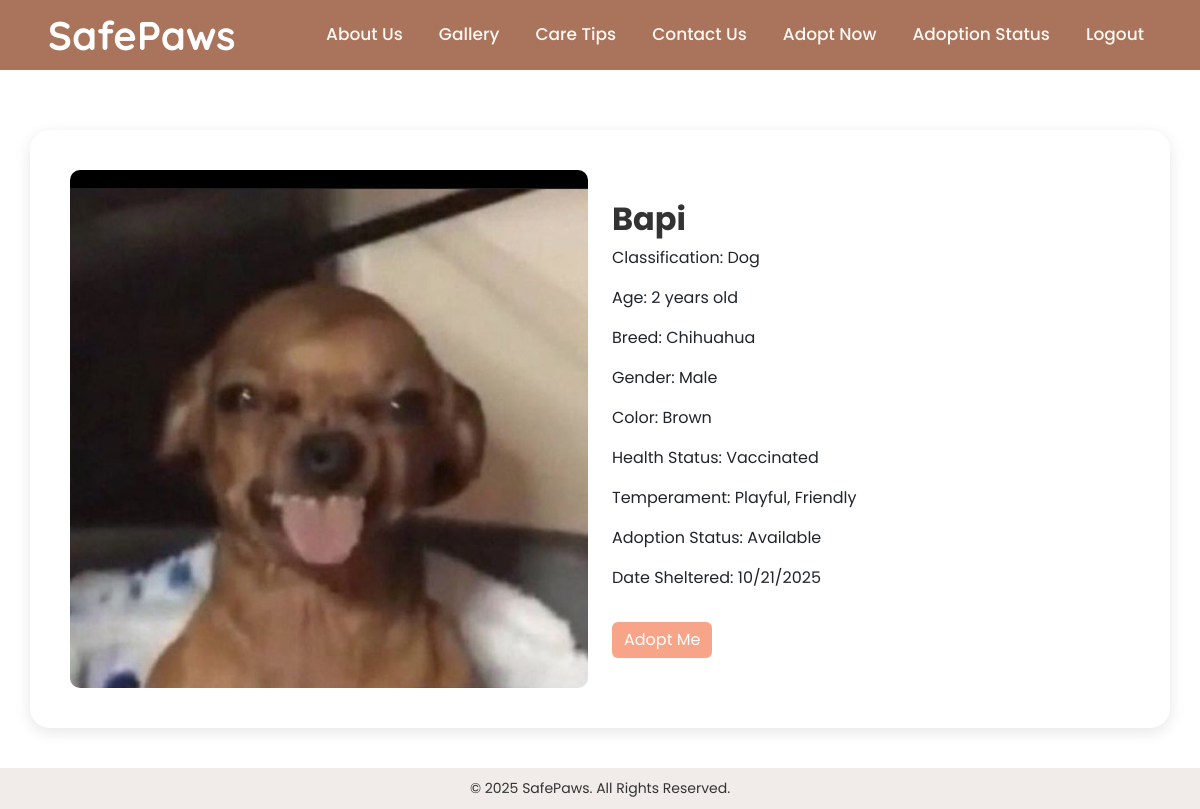
Screenshot of /user/user_pet_details.php?pet_id=6 with the database file from the repository.
### tables this page shows
CREATE TABLE `pets` (
  `pet_id` int(11) NOT NULL,
  `name` varchar(100) NOT NULL,
  `classification` enum('Dog','Cat') NOT NULL,
  `age` varchar(50) DEFAULT NULL,
  `breed` varchar(100) DEFAULT NULL,
  `gender` enum('Male','Female') DEFAULT NULL,
  `color` varchar(50) DEFAULT NULL,
  `health_status` varchar(100) DEFAULT NULL,
  `temperament` varchar(100) DEFAULT NULL,
  `adoption_status` enum('Available','Adopted','Pending') DEFAULT 'Available',
  `date_sheltered` date DEFAULT NULL,
  `image_url` varchar(255) DEFAULT NULL
);

### user/user_pet_details.php (the view, shortened to what this page needs)
<?php
include('../config/db.php');
if (isset($_GET['pet_id'])) {
    $pet_id = intval($_GET['pet_id']);
    $sql = "SELECT * FROM pets WHERE pet_id = $pet_id";
    $result = $conn->query($sql);
    if ($result->num_rows > 0) {
        $pet = $result->fetch_assoc();
    } else {
        echo "<div class='container mt-5'><h3>Pet not found.</h3></div>";
        exit;
    }
} else {
    echo "<div class='container mt-5'><h3>No pet selected.</h3></div>";
    exit;
}
?>
<!DOCTYPE html>
<html lang="en">
<head>
  <link href="https://cdn.jsdelivr.net/npm/bootstrap@5.3.2/dist/css/bootstrap.min.css" rel="stylesheet">
</head>
<body>
<?php include('../includes/user_navbar.php'); ?>
  <div class="container pet-details-container">
    <div class="row align-items-center">
      <div class="col-md-6">
        <img src="<?php echo $pet['image_url']; ?>" alt="<?php echo $pet['name']; ?>" class="pet-img">
      </div>
      <div class="col-md-6 text-start mt-4 mt-md-0">
        <h2 class="pet-name"><?php echo $pet['name']; ?></h2>
        <p>Classification: <?php echo $pet['classification']; ?></p>
        <p>Age: <?php echo $pet['age']; ?></p>
        <p>Breed: <?php echo $pet['breed']; ?></p>
        <p>Gender: <?php echo $pet['gender']; ?></p>
        <p>Color: <?php echo $pet['color']; ?></p>
        <p>Health Status: <?php echo $pet['health_status']; ?></p>
        <p>Temperament: <?php echo $pet['temperament']; ?></p>
        <p>Adoption Status: <?php echo $pet['adoption_status']; ?></p>
        <p>Date Sheltered: <?php echo date('m/d/Y', strtotime($pet['date_sheltered'])); ?></p>
        <button class="btn btn-adopt mt-3" onclick="window.location.href='../user/user_adopt_form.php?pet_id=<?php echo $pet['pet_id']; ?>'">
             Adopt Me
        </button>
      </div>
    </div>
  </div>
<?php include('../includes/footer.php'); ?>
</body>
</html>

### user/user_pet_details.php (style rules this page uses)
body { font-family: 'Poppins', sans-serif; }
.pet-img { width: 100%; border-radius: 10px; aspect-ratio: 1 / 1; object-fit: cover; transition: transform 0.3s ease, box-shadow 0.3s ease; cursor: pointer; }
.pet-details-container { background-color: #ffffff; border-radius: 20px; box-shadow: 0 4px 15px rgba(0,0,0,0.1); padding: 40px; margin-top: 60px; }
.pet-name { font-size: 2rem; font-weight: 700; color: #333; }
.btn-adopt { background-color: #f8a488; border: none; color: #fff; }

### rows the page displays
pets: image_url (picture), name "Bapi", classification "Dog", age "2 years old", breed "Chihuahua", gender "Male", color "Brown", health_status "Vaccinated", temperament "Playful, Friendly", adoption_status "Available", date_sheltered "10/21/2025"
